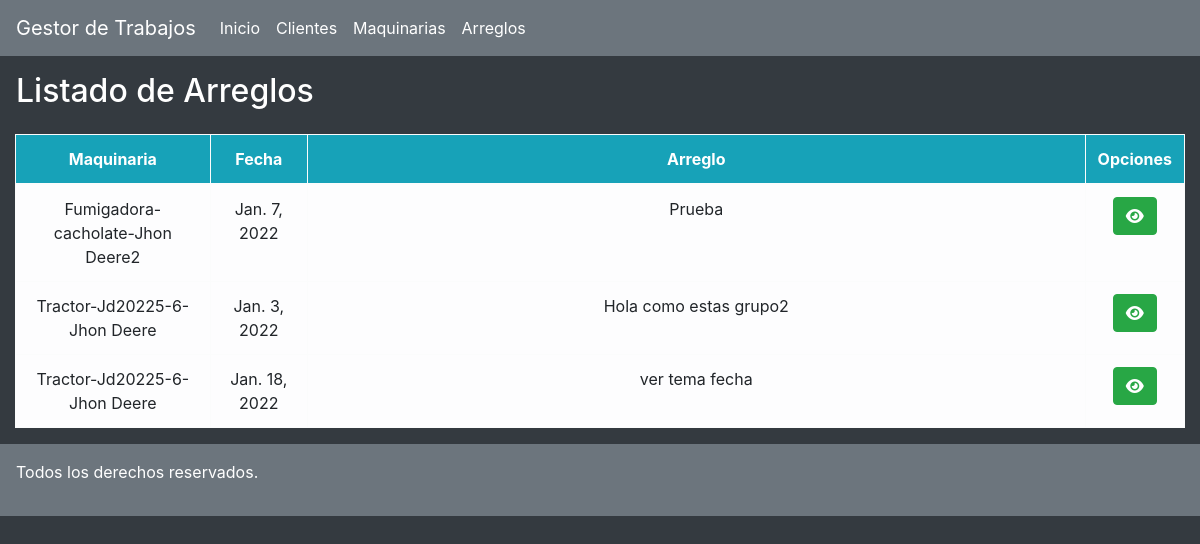
Page /clientes/arreglos/ on the committed database.
### clientes/models.py (models this page shows, shortened)
class Arreglo_Maquinarias(models.Model):
    maquinaria = models.ForeignKey(Maquinarias, null= True, blank = True, on_delete=models.CASCADE)
    fecha_arreglo = models.DateField()
    arreglo = models.CharField(max_length=200)

class Maquinarias(models.Model):
    propietario = models.ForeignKey(Clientes, null= True, blank = True, on_delete=models.CASCADE)
    tipo = models.CharField(max_length=50)
    modelo = models.CharField(max_length=50)
    marca = models.CharField(max_length=50)
    def __str__(self): #es para que cuando lo pidamos me devuelva algo legible, en este caso el nombre
        return f'{self.tipo}-{self.modelo}-{self.marca}'

### clientes/views.py (the view)
# urls.py: path('arreglos/',arreglos, name ='arreglos'),
def arreglos(request):
    arreglos = Arreglo_Maquinarias.objects.all()
    maquinarias = Maquinarias.objects.all()
    return render(request, 'arreglos.html', {"arreglos": arreglos, "maquinarias": maquinarias})

### clientes/templates/arreglos.html (shortened to what this page needs)
{% extends "./base.html" %}
{% block body%}
<div class="col-12 ">
    <div class="row my-auto" mx-3>
        <h2 class="p-3 text-white col-11">Listado de Arreglos</h2>
    </div>
    <table class="table col-12 text-center table-bordered table-light table-hover">
        <thead class="bg-info text-white">
            <tr>
                <th class="col-2">Maquinaria</th>
                <th class="col-1">Fecha</th>
                <th class="col-8">Arreglo</th>
                <th colspan="2" class="col-1">Opciones</th>
            </tr>
        </thead>
        <tbody class="">
            {% for arreglos in arreglos %}
            <tr>
                <td> {{ arreglos.maquinaria}} </td>
                <td> {{ arreglos.fecha_arreglo}} </td>
                <td class="overflow-hidden"> {{ arreglos.arreglo}} </td>
                <td><a href="#arreglos{{arreglos.id}}" data-toggle="modal" data-target="#arreglos{{arreglos.id}}" class="btn btn-success" title="Arreglos"><i class="fas fa-eye"></i></a></td>
            </tr>
            {% endfor %}
        </tbody>
    </table>
</div>
{%endblock%}

### rows in the picture
Arreglo_Maquinarias: maquinaria "Fumigadora-cacholate-Jhon Deere2", fecha_arreglo "Jan. 7, 2022", arreglo "Prueba"
Arreglo_Maquinarias: maquinaria "Tractor-Jd20225-6-Jhon Deere", fecha_arreglo "Jan. 3, 2022", arreglo "Hola como estas grupo2"
Arreglo_Maquinarias: maquinaria "Tractor-Jd20225-6-Jhon Deere", fecha_arreglo "Jan. 18, 2022", arreglo "ver tema fecha"
